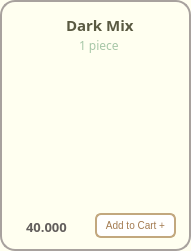
       <widget class="QFrame" name="frame_cookdark">
        <property name="geometry">
         <rect>
          <x>240</x>
          <y>10</y>
          <width>191</width>
          <height>251</height>
         </rect>
        </property>
        <property name="font">
         <font>
          <family>Mongolian Baiti</family>
         </font>
        </property>
        <property name="styleSheet">
         <string notr="true">background-color: #FFFFF0;
border-radius: 15px; 
border: 2px solid #A8A29E ;</string>
        </property>
        <property name="frameShape">
         <enum>QFrame::StyledPanel</enum>
        </property>
        <property name="frameShadow">
         <enum>QFrame::Raised</enum>
        </property>
        <widget class="QLabel" name="label_dark">
         <property name="geometry">
          <rect>
           <x>66</x>
           <y>15</y>
           <width>91</width>
           <height>20</height>
          </rect>
         </property>
         <property name="font">
          <font>
           <family>Mongolian Baiti</family>
           <pointsize>11</pointsize>
           <weight>75</weight>
           <bold>true</bold>
          </font>
         </property>
         <property name="styleSheet">
          <string notr="true">border-radius: 0px;
border:0px solid;
color:#5A5A42</string>
         </property>
         <property name="text">
          <string>Dark Mix</string>
         </property>
        </widget>
        <widget class="QLabel" name="label_cookies_dark">
         <property name="geometry">
          <rect>
           <x>20</x>
           <y>60</y>
           <width>161</width>
           <height>141</height>
          </rect>
         </property>
         <property name="cursor">
          <cursorShape>ArrowCursor</cursorShape>
         </property>
         <property name="styleSheet">
          <string notr="true">border:0px;
background-color: transparent;</string>
         </property>
         <property name="text">
          <string/>
         </property>
         <property name="pixmap">
          <pixmap>../images/dark_mix.png</pixmap>
         </property>
         <property name="scaledContents">
          <bool>true</bool>
         </property>
        </widget>
        <widget class="QLabel" name="label_darl_size">
         <property name="geometry">
          <rect>
           <x>79</x>
           <y>37</y>
           <width>51</width>
           <height>16</height>
          </rect>
         </property>
         <property name="font">
          <font>
           <family>Mongolian Baiti</family>
           <pointsize>9</pointsize>
          </font>
         </property>
         <property name="styleSheet">
          <string notr="true">color: #A7C7A7;
border:0px</string>
         </property>
         <property name="text">
          <string>1 piece</string>
         </property>
        </widget>
        <widget class="QPushButton" name="pushButton_add20">
         <property name="geometry">
          <rect>
           <x>95</x>
           <y>213</y>
           <width>81</width>
           <height>25</height>
          </rect>
         </property>
         <property name="maximumSize">
          <size>
           <width>16777207</width>
           <height>16777215</height>
          </size>
         </property>
         <property name="font">
          <font>
           <pointsize>-1</pointsize>
          </font>
         </property>
         <property name="styleSheet">
          <string notr="true">QPushButton {
    background-color: white;
    color: #A37B50;
    border: 2px solid #C2A87E;
    border-radius: 6px;
    padding: 4px 5px;
    font-size: 10px;
}

QPushButton:hover {
    background-color: #F7F3EF;
}

QPushButton:pressed {
    background-color: #E6D5C3;
}
</string>
         </property>
         <property name="text">
          <string>Add to Cart +</string>
         </property>
        </widget>
        <widget class="QLabel" name="label_dark_price">
         <property name="geometry">
          <rect>
           <x>26</x>
           <y>219</y>
           <width>61</width>
           <height>16</height>
          </rect>
         </property>
         <property name="font">
          <font>
           <family>Mongolian Baiti</family>
           <pointsize>10</pointsize>
           <weight>75</weight>
           <bold>true</bold>
          </font>
         </property>
         <property name="styleSheet">
          <string notr="true">border:0px;
color: rgb(98, 94, 92);
</string>
         </property>
         <property name="text">
          <string>40.000</string>
         </property>
        </widget>
        <zorder>label_cookies_dark</zorder>
        <zorder>label_dark</zorder>
        <zorder>label_darl_size</zorder>
        <zorder>pushButton_add20</zorder>
        <zorder>label_dark_price</zorder>
       </widget>
